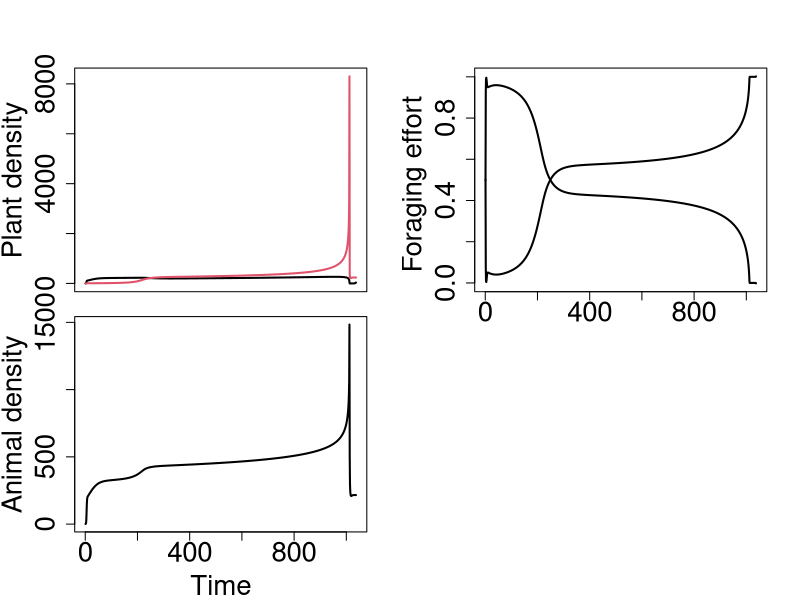
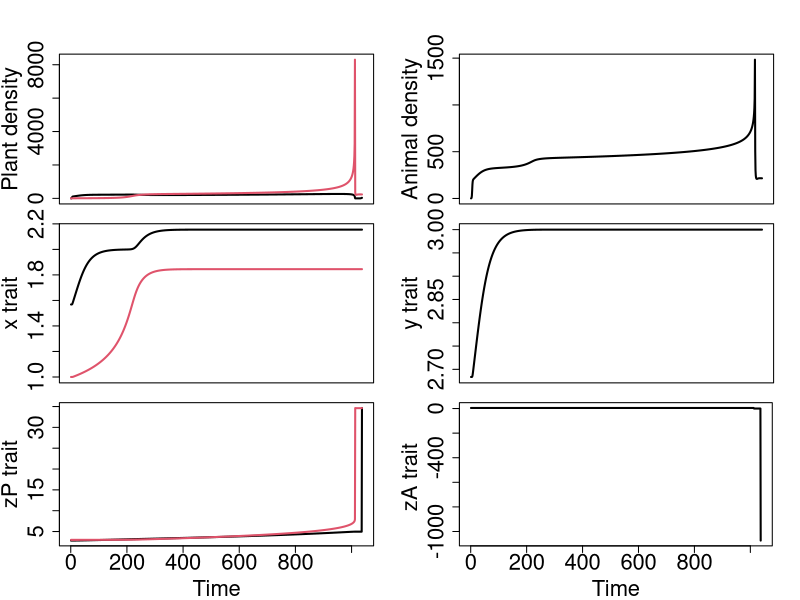

Write R code to recreate these figures, in order. (Note: this script raises an error after producing the figures.)
# Packages required for ODE and network metrics
library(deSolve)



M=2# No. of plant
N=1 # No. of animal

{xP0=c(1.56827,1)
  xA0=c(2.6836)
  zP0=c(0.82854,1)+2
  zA0=c(2.43836)+2
  xm=2
  ym=3
  sd_k=exp(-1)
  sd_c=exp(-2)

  #Maximum carrying capacity
  K=100
  # Trait elongation cost
  lambdaP=0.02
  lambdaA=0.05
  # Intrinsic growth rate
  rP=c(0.767,0.5)
  rA=c(0.3111)
  # floral resource production rate
  alpha=c(1,1)
  #floral resource decay rate
  w=c(1,1)

  mu=0.01
  s=0.05
  # Benefit scaling parameter
  c=3
  # Strength of assortative
  a=0.3

  #Initial foraging effort
  bet0<-matrix(1/M,M,N)
  #Initial density
  XP0<-matrix(c(0.6761,0.3), nr=M)
  XA0<-matrix(c(0.978), nr=N)
  #Animal adaptation rate
  G=matrix(c(10))
  #Initial densities
  X0=rbind(XP0,XA0)}

# Mutualistic model function
lotka<-function(t,y,parameters){
  with(as.list(c(y,parameters)),{
    Xx<-y
    XP<-Xx[1:M]
    XA<-Xx[(M+1):(M+N)]
    bet<-matrix(Xx[(M+N+1):(M*N+M+N)],M,N)
    xP<-Xx[(M*N+M+N+1):(M*N+2*M+N)]
    zP<-Xx[(M*N+2*M+N+1):(M*N+3*M+N)]
    xA<-Xx[(M*N+3*M+N+1):(M*N+3*M+2*N)]
    zA<-Xx[(M*N+3*M+2*N+1):(M*N+3*M+3*N)]


    kP=K*exp(-((xP-xm)^2)/(2*(sd_k)^2))
    kA=K*exp(-((xA-ym)^2)/(2*(sd_k)^2))
    disMatP=c(matrix(xP,M,1))-matrix(xP,M,M, byrow = T)
    disMatA=c(matrix(xA,N,1))-matrix(xA,N,N, byrow = T)
    disMat=c(matrix(zP,M,1))-matrix(zA,M,N, byrow = T)
    cP=1*exp(-(disMatP^2)/(2*(sd_c)^2))
    cA=1*exp(-(disMatA^2)/(2*(sd_c)^2))

    sigma_P=c*((1/(1+exp(-a*disMat)))-(exp(lambdaP*zP)-1))
    sigma_A=c*((1/(1+exp(a*disMat)))-matrix((exp(lambdaA*zA)-1),M,N, byrow = TRUE))



    dXP<-(rP-(rP*(cP%*%XP))/kP+(((sigma_P*bet)%*%XA)*(alpha))/(w+((sigma_A*bet)%*%XA)))

    dXA<-(rA-(rA*(cA%*%XA))/kA+(t(sigma_A*bet)%*%((alpha*XP)/(w+((sigma_A*bet)%*%XA)))))

    dX<-(Xx[1:(M+N)]*rbind(dXP,dXA))

    dbet<-((bet%*%diag((G)))*sweep((sigma_A*c(alpha)*c(XP))/c(w+((sigma_A*bet)%*%XA)),2,
                                   colSums((bet*sigma_A*c(alpha)*c(XP))/c(w+((sigma_A*bet)%*%XA))),"-"))


    #  Selection gradient of plant competitive trait
    gx=c(rP*XP/kP)*rowSums(cP*(-(xP-xm)/sd_k^2+disMatP/sd_c^2))

    # Selection gradient of plant mutualistic trait
    g_zi=(a*alpha*(((bet^2)*(sigma_P)*(sigma_A^2)*exp(a*disMat))%*%(XA^2)))/((((bet*sigma_A)%*%XA)+w)^2)+
      ((c(alpha)*bet*(a*sigma_P^2*exp(-a*disMat)-lambdaP*exp(lambdaP*zP)))%*%XA)/(((bet*sigma_A)%*%XA)+w)

    # Selection gradient of animal competitive trait
    gy=colSums((cA*(matrix((-(xA-ym)/sd_k^2),N,N,byrow = TRUE)+disMatA/sd_c^2))*(c((rA*XA/kA))))

    # Selection gradient of animal mutualistic trait
    g_zj=colSums((((c(-alpha*XP)*(bet^2)*(sigma_A)*(a*sigma_A^2*exp(a*disMat)-matrix(lambdaA*exp(lambdaA*zA),M,N, byrow = TRUE)))*(c(XA)))/c(((bet*sigma_A)%*%XA)+w)^2)+
                   (c(alpha*XP)*bet*(a*(sigma_A^2)*exp(a*disMat)-matrix(lambdaA*exp(lambdaA*zA),M,N, byrow = TRUE)))/c(((bet*sigma_A)%*%XA)+w))

    dxP=0.5*mu*s^2*XP*gx
    dzP=0.5*mu*s^2*XP*g_zi
    dxA=0.5*mu*s^2*XA*gy
    dzA=0.5*mu*s^2*XA*g_zj

    return(list(c(dX,dbet,dxP,dzP,dxA,dzA)))
  })
}


{# Simulation of the model equation
  yini=c(c(X0),c(bet0),xP0,zP0,xA0,zA0)
  times=seq(0,20000,1)
  parameters=list(rP=rP,rA=rA,alpha=alpha,w=w, G=G,c=c, a=a)
  solution<-ode(y=yini, times=times, func=lotka, parms=parameters)}


#Extraction of each state variables

{X<-as.matrix(solution[,2:(M+N+1)])
  ForEffMatA<-as.matrix(solution[,(M+N+2):(M*N+M+N+1)])
  x_trait<-as.matrix(solution[,(M*N+M+N+2):(M*N+2*M+N+1)])
  zP_trait<-as.matrix(solution[,(M*N+2*M+N+2):(M*N+3*M+N+1)])
  y_trait<-as.matrix(solution[,(M*N+3*M+N+2):(M*N+3*M+2*N+1)])
  zA_trait<-as.matrix(solution[,(M*N+3*M+2*N+2):(M*N+3*M+3*N+1)])
}

tail(X,15)
layout(matrix(1:4, ncol = 2), widths = 1, heights = c(1,1), respect = FALSE)
{
  par(mar = c(0.5, 4.5, 4.1, 2.0))
  matplot(X[,1:M], type = "l",lwd=2,lty = "solid" , pch = 1, col=1:M,
          main=NA,
          ylab = "Plant density", xlab = NA,xaxt="n",cex.lab=2.0,cex.axis=2.0)
  par(mar = c(4.1, 4.5, 1, 2.0))



  matplot(X[,(M+1):(M+N)], type = "l",lwd=2,lty = "solid" , pch=1,col = 1:N,
          main=NA, ylab = "Animal density", xlab = "Time",cex.lab=2.0,cex.axis=2.0)

  par(mar = c(0.5, 4.5, 4.1, 2.0))

  matplot(ForEffMatA, type = "l", lwd=2,lty ="solid" ,pch = 1, col = rep(1:N, each=M),
          main=NA ,ylab = "Foraging effort ",xlab="Time",
          cex.lab=2.0,cex.axis=2.0)
  #bipartite::plotweb(matrix(ForEffMatA[length(times),],M,N),method='normal')
}

layout(matrix(1:6, ncol = 2), widths = 1, heights = c(1,0.85,1), respect = FALSE)

{
  par(mar = c(0.5, 4.5, 4.1, 2.0))
  matplot(X[,1:M], type = "l",lwd=2,lty = "solid" , pch = 1, col=1:M,
          main=NA,
          ylab = "Plant density", xlab = NA,xaxt="n",cex.lab=2.0,cex.axis=2.0)

  par(mar = c(0.5, 4.5, 1, 2.0))
  matplot(x_trait, type = "l",lwd=2,lty = "solid" , pch = 1, col=1:M,
          main=NA,
          ylab = "x trait", xlab = NA,xaxt="n",cex.lab=2.0,cex.axis=2.0)
  par(mar = c(4.1, 4.5, 1, 2.0))
  matplot(zP_trait, lwd=2, type = "l",lty = "solid" , pch = 1, col=1:M,
          main=NA, ylab = "zP trait", xlab ="Time", cex.lab=2.0,cex.axis=2.0)

  par(mar = c(0.5, 4.5, 4.1, 2.0))
  matplot(X[,(M+1):(M+N)], type = "l",lwd=2,lty = "solid" , pch=1,col = 1:N,
          main=NA, ylab = "Animal density", xlab = NA,xaxt="n",cex.lab=2.0,cex.axis=2.0)

  par(mar = c(0.5, 4.5, 1, 2.0))
  matplot(y_trait, type = "l",lwd=2,lty = "solid" , pch=1,col = 1:N,
          main=NA, ylab = "y trait", xlab = "Time",xaxt="n",cex.lab=2.0,cex.axis=2.0)

  par(mar = c(4.1, 4.5, 1, 2.1))
  matplot(zA_trait, type = "l", lwd=2,lty ="solid" ,pch = 1, col = 1:N,
          main=NA ,ylab = "zA trait ",xlab="Time",
          cex.lab=2.0,cex.axis=2.0)
}


tail(X,5)
tail(x_trait,1)
tail(zP_trait,1)
y_trait[length(times),]
zA_trait[length(times),]


matrix(tail(ForEffMatA,1),M,N)

dev.copy(jpeg,"Densities2.jpeg",width = 300, height = 150,units = "mm", res = 400)

dev.off()





zA=zP=seq.int(1,10,1)
y1=exp(-(x^2)/(2*(exp(1))^2))
y2=1/(1+exp(0.6*x))
plot(x,y1,type = "l",lty = "solid" ,lwd=2, pch = 1)
plot(x,y2,type = "l",lty = "solid" ,lwd=2, pch = 1,col="blue")


x=seq(-5,5)
y=1/(1+exp(0.7*x))
plot(x,y,type = "l",lty = "solid" ,lwd=2, pch = 1)


disMat=c(matrix(zP,M,1))-matrix(zA,M,N, byrow = T)

sigma_P=c*((1/(1+exp(-a*disMat)))-(exp(0.1*zP)-1))
sigma_A=c*((1/(1+exp(a*disMat)))-matrix((exp(0.1*zA)-1),M,N, byrow = TRUE))
plot(disMat,sigma_P,col=1:10)
plot(disMat,sigma_A,col=1:10)



{xP0=c(1.56827,1.15267)
  xA0=c(2.6836,1.38599)
  zP0=c(0.82854,1.23288)
  zA0=c(2.43836,2.23784)
  xm=2
  ym=3
  sd_k=exp(-1)
  sd_c=exp(-2)

  #Maximum carrying capacity
  K=100
  # Trait elongation cost
  lambdaP=0.05
  lambdaA=0.05
  # Intrinsic growth rate
  rP=c(0.767,0.3717)
  rA=c(0.3111,0.3437)
  # floral resource production rate
  alpha=c(1,1)
  #floral resource decay rate
  w=c(1,1)

  mu=0.01
  s=0.05
  # Benefit scaling parameter
  c=.3
  # Strength of assortative
  a=0.3

  #Initial foraging effort
  bet0<-matrix(1/M,M,N)
  #Initial density
  XP0<-matrix(c(0.6761,0.727), nr=M)
  XA0<-matrix(c(0.978,0.1953), nr=N)
  #Animal adaptation rate
  G=matrix(c(10,20))
  #Initial densities
  X0=rbind(XP0,XA0)}

{xP0=runif(M,1,2.5)
  xA0=runif(N,1,3.5)
  zP0=runif(M,1,2.5)
  zA0=runif(N,1,3.5)
  xm=2
  ym=3
  sd_k=exp(-1)
  sd_c=exp(-2)

  # Intrinsic growth rate
  rP=matrix(runif(M,0,1), nr=M)
  rA=matrix(runif(N,0,1), nr=N)
  # floral resource production rate
  alpha=10*matrix(runif(M,0,1), nr=M)
  #floral resource decay rate
  w=10*matrix(runif(M,0,.1), nr=M)

  mu=0.01
  s=0.05
  #conversion rate
  c=30

  # kP=10*exp(-((xP0-xm)^2)/(2*(sd_k)^2))
  # kA=10*exp(-((xA0-ym)^2)/(2*(sd_k)^2))
  # disMatP=c(matrix(xP0,M,1))-matrix(xP0,M,M, byrow = T)
  # disMatA=c(matrix(xA0,N,1))-matrix(xA0,N,N, byrow = T)
  # disMat=c(matrix(zP0,M,1))-matrix(zA0,M,N, byrow = T)
  # cP=exp(-(disMatP^2)/(2*(exp(-2))^2))
  # cA=exp(-(disMatA^2)/(2*(exp(-2))^2))

  a=0.5
  #
  #   sigma_P=c*((1/(1+exp(-a*disMat)))-(exp(0.005*zP0)-1))
  #   sigma_A=c*((1/(1+exp(a*disMat)))-(exp(0.005*zA0)-1))
  # sigma_P=c*exp(-(disMat^2)/(2*(exp(1))^2))
  # sigma_A=c*exp(-(disMat^2)/(2*(exp(1))^2))
  #Initial foraging effort
  bet0<-matrix(1/M,M,N)
  # Initial floral resource abundance
  #Fi0<-matrix(runif(M,0,1), nr=M)
  #Initial density
  XP0<-matrix(runif(M,0,1), nr=M)
  XA0<-matrix(runif(N,0,1), nr=N)
  #Animal adaptation rate
  G=30*matrix(runif(N,1,2), nr=N)
  #Initial densities
  X0=rbind(XP0,XA0)}




gx=-(rP*XP*(xP-xm))/((sd_k^2)*kP)
g_zi=(a*alpha*(((bet^2)*(sigma_P)*(sigma_A^2)*exp(a*disMat))%*%(XA^2)))/((((bet*sigma_A)%*%XA)+w)^2)+
  (a*alpha*((bet*(sigma_P^2)*exp(-a*disMat))%*%XA))/(((bet*sigma_A)%*%XA)+w)
gy=-(rA*XA*(xA-ym))/((sd_k^2)*kA)
g_zj=colSums((((c(-a*alpha*XP)*(bet^2)*(sigma_A^3)*exp(a*disMat))%*%(XA))/c(((bet*sigma_A)%*%XA)+w)^2)+
               (c(a*alpha*XP)*bet*(sigma_A^2)*exp(a*disMat))/c(((bet*sigma_A)%*%XA)+w))





kP=100*exp(-((xP0-xm)^2)/(2*(sd_k)^2))
kA=100*exp(-((xA0-ym)^2)/(2*(sd_k)^2))
disMatP=c(matrix(xP0,M,1))-matrix(xP0,M,M, byrow = T)
disMatA=c(matrix(xA0,N,1))-matrix(xA0,N,N, byrow = T)
disMat=c(matrix(zP0,M,1))-matrix(zA0,M,N, byrow = T)
cP=1*exp(-(disMatP^2)/(2*(sd_c)^2))
cA=1*exp(-(disMatA^2)/(2*(sd_c)^2))

# sigma_P=c*((1/(1+exp(-a*disMat))))
# sigma_A=c*((1/(1+exp(a*disMat))))
sigma_P=c*((1/(1+exp(-a*disMat)))-(exp(lambdaP*zP0)-1))
sigma_A=c*((1/(1+exp(a*disMat)))-matrix((exp(lambdaA*zA0)-1),M,N, byrow = TRUE))


(c(rP*XP0/kP)*rowSums(cP))*(-(xP0-xm)/sd_k^2+rowSums(disMatP)/sd_c^2)
